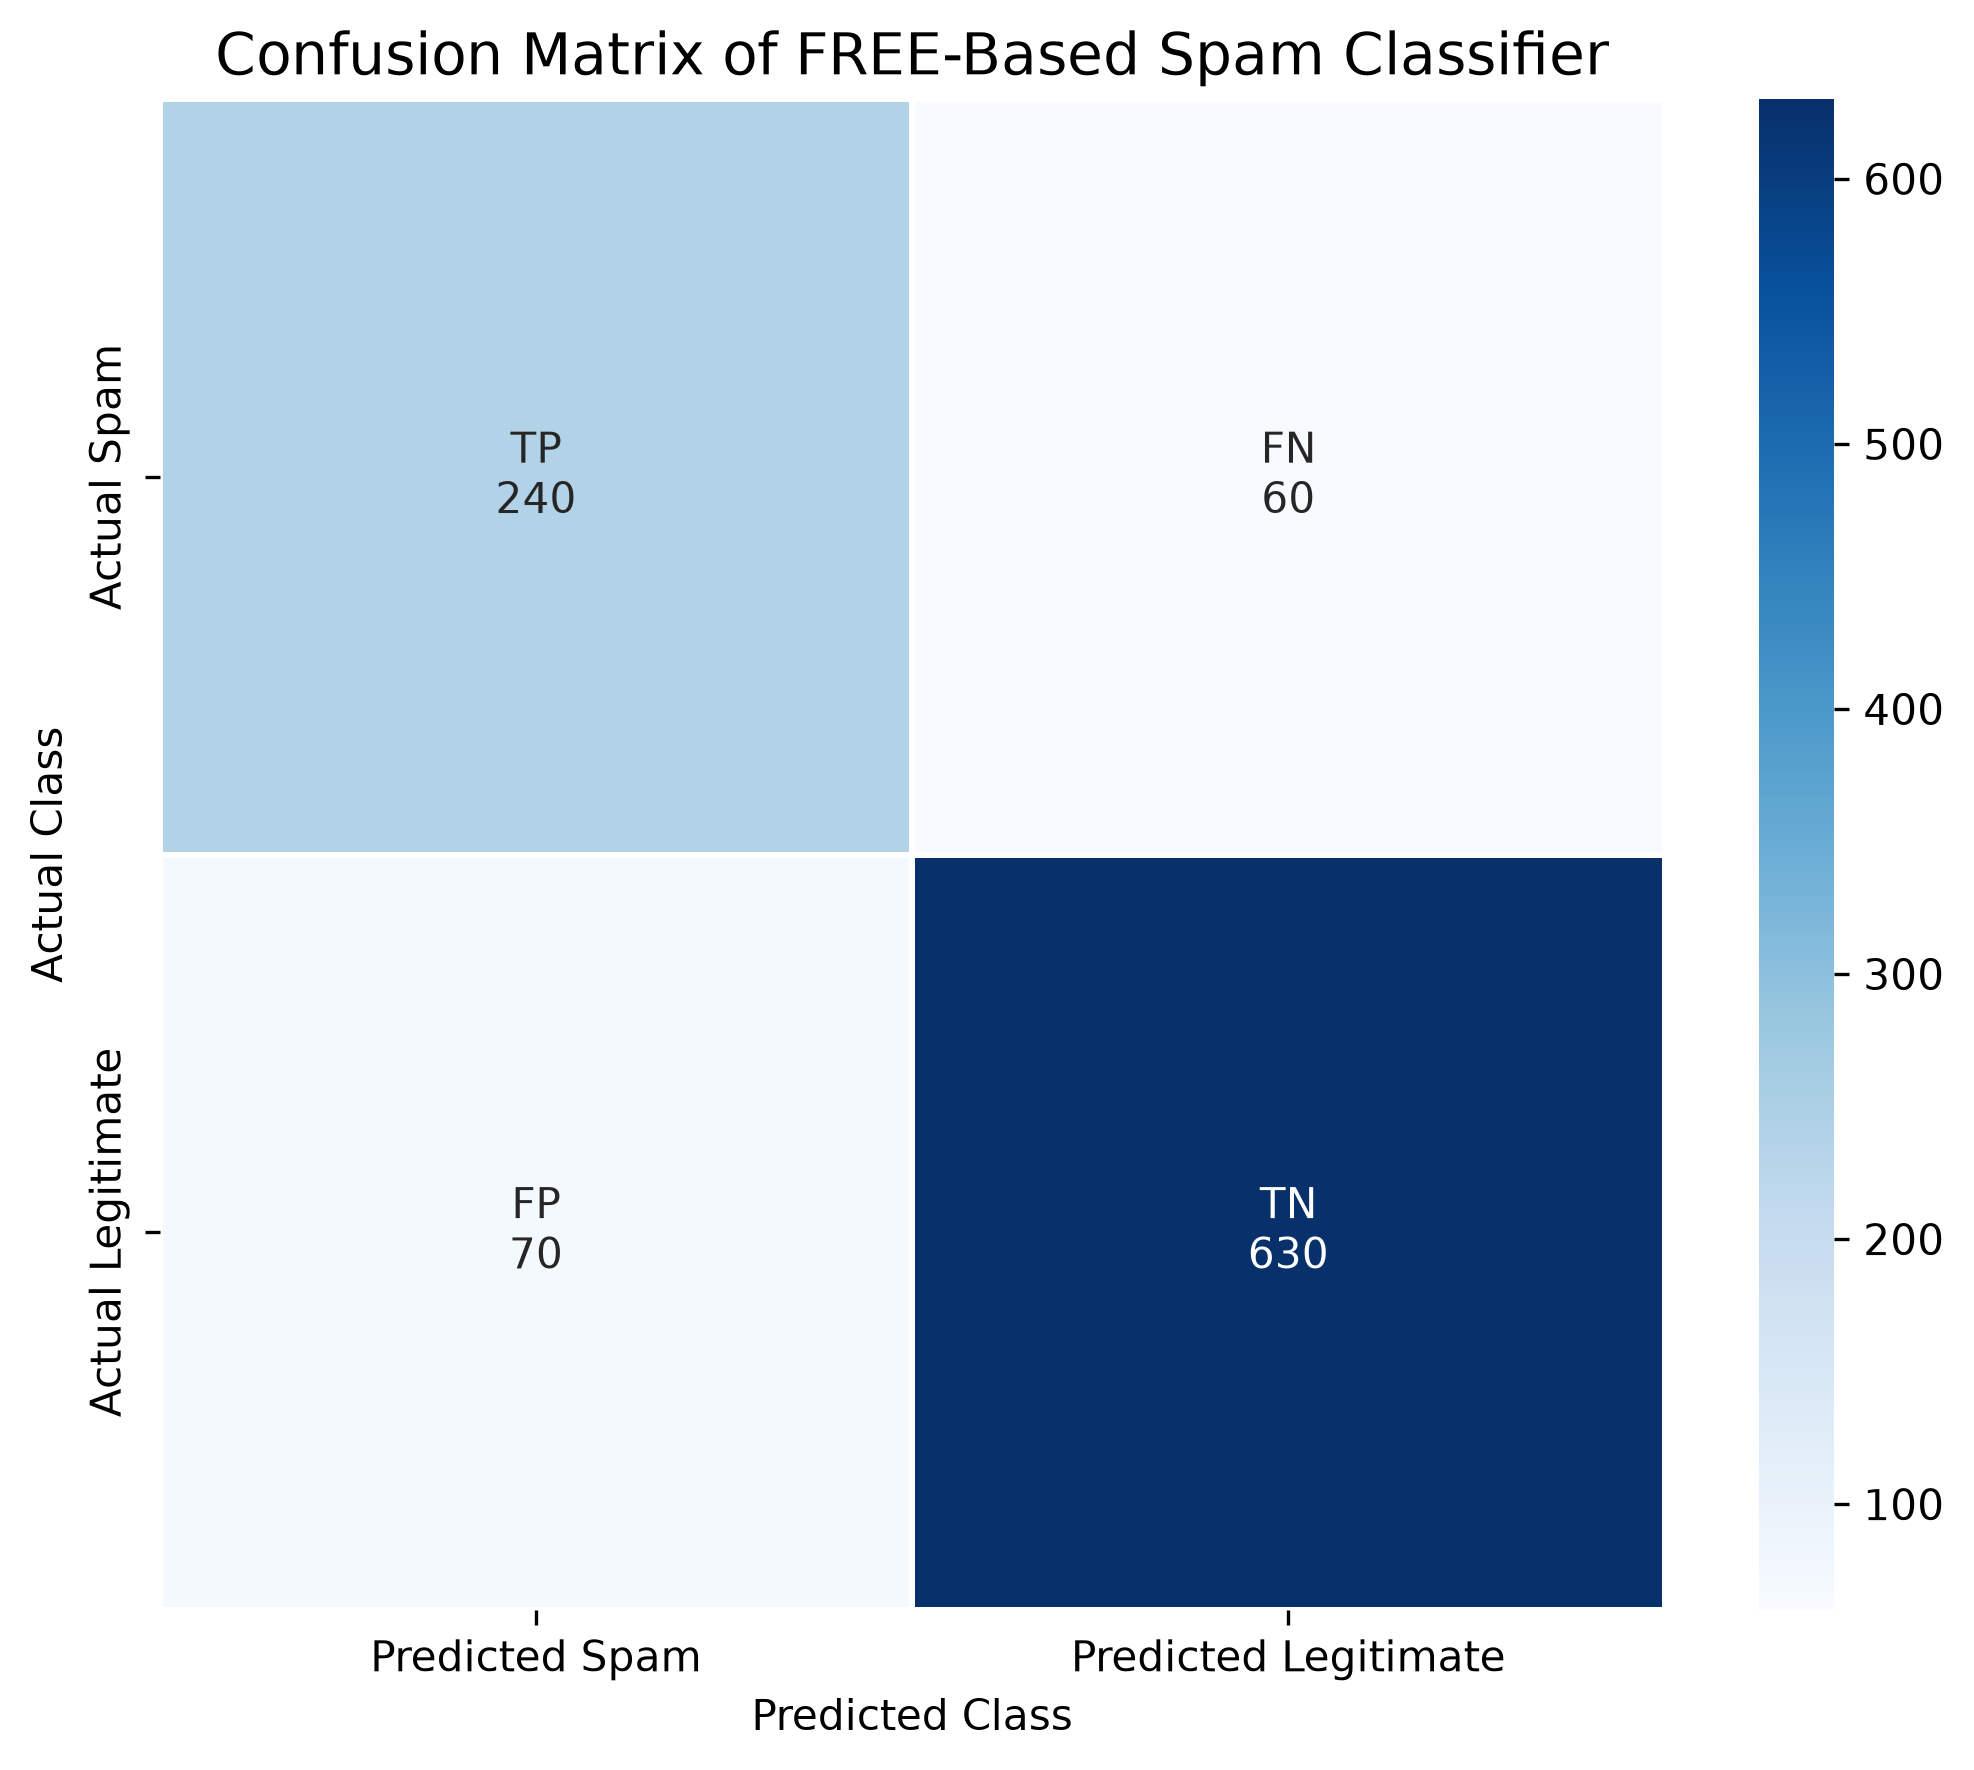

This figure's Python source:
import matplotlib.pyplot as plt
import seaborn as sns
import numpy as np

cm = np.array([
    [240, 60],
    [70, 630]
])

labels = np.array([
    ["TP\n240", "FN\n60"],
    ["FP\n70", "TN\n630"]
])

plt.figure(figsize=(7, 6))

sns.heatmap(
    cm,
    annot=labels,
    fmt="",
    cmap="Blues",
    cbar=True,
    linewidths=1,
    linecolor="white",
    xticklabels=["Predicted Spam", "Predicted Legitimate"],
    yticklabels=["Actual Spam", "Actual Legitimate"]
)

plt.title("Confusion Matrix of FREE-Based Spam Classifier", fontsize=14)
plt.xlabel("Predicted Class")
plt.ylabel("Actual Class")

plt.tight_layout()

# Save high-quality figure for report
plt.savefig("confusion_matrix.png", dpi=300, bbox_inches="tight")

plt.show()
